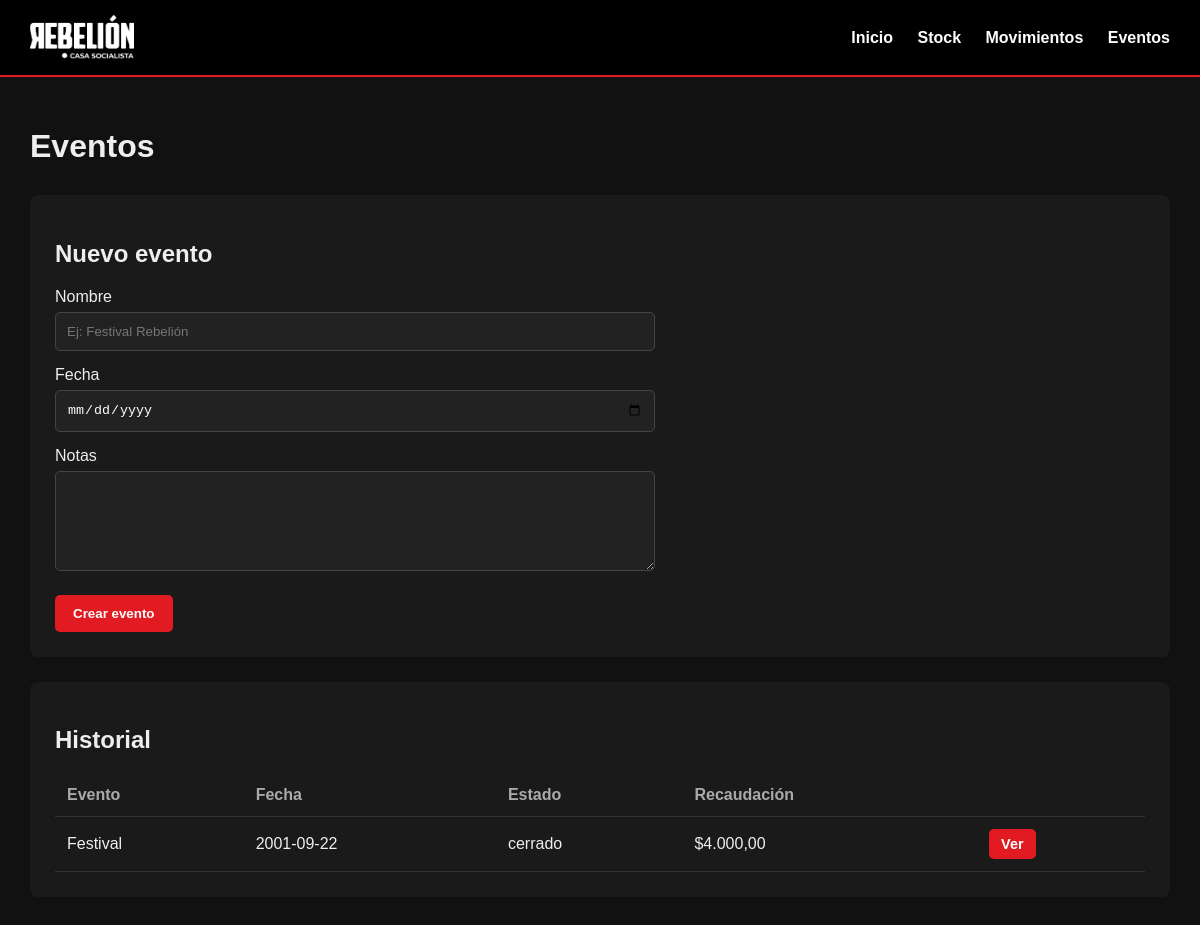
Before: /eventos with the older database file.
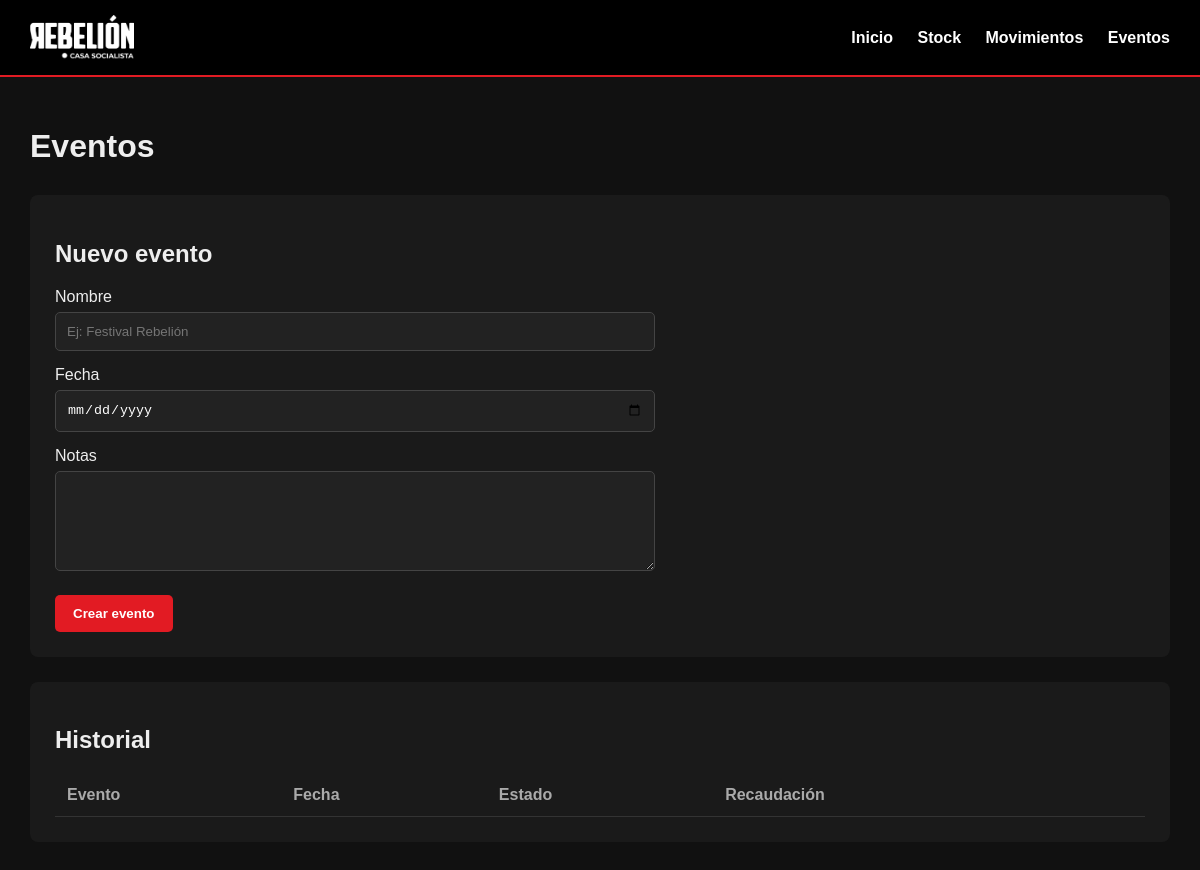
After: the same page with the newer database file.
### tables this page shows
CREATE TABLE eventos (
        id INTEGER PRIMARY KEY AUTOINCREMENT,
        nombre TEXT NOT NULL,
        fecha TEXT NOT NULL,
        estado TEXT NOT NULL DEFAULT 'abierto',
        notas TEXT DEFAULT ''
    );

### app.py (the view)
@app.route("/eventos")
def eventos():
    db=get_db()
    eventos=db.execute("""SELECT e.*,COALESCE(SUM(v.total),0) recaudacion
                          FROM eventos e LEFT JOIN ventas v ON v.evento_id=e.id
                          GROUP BY e.id ORDER BY e.fecha DESC,e.id DESC""").fetchall()
    db.close()
    return render_template("eventos.html",eventos=eventos)

### app.py (called while the page is built)
@app.template_filter("money")
def money(value):
    return f"${value:,.2f}".replace(",", "X").replace(".", ",").replace("X", ".")

### database.py (called while the page is built)
def get_db():
    conn = sqlite3.connect(DB_PATH)
    conn.row_factory = sqlite3.Row
    conn.execute("PRAGMA foreign_keys = ON")
    return conn

### templates/eventos.html
{% extends "base.html" %}{% block title %}Eventos{% endblock %}{% block content %}
<h1>Eventos</h1><div class="section"><h2>Nuevo evento</h2><form method="POST" action="{{url_for('nuevo_evento')}}" class="form">
<label>Nombre</label><input name="nombre" placeholder="Ej: Festival Rebelión" required>
<label>Fecha</label><input type="date" name="fecha" required><label>Notas</label><textarea name="notas"></textarea>
<button class="button">Crear evento</button></form></div>
<div class="section"><h2>Historial</h2><table><tr><th>Evento</th><th>Fecha</th><th>Estado</th><th>Recaudación</th><th></th></tr>
{% for e in eventos %}<tr><td>{{e["nombre"]}}</td><td>{{e["fecha"]}}</td><td>{{e["estado"]}}</td><td>{{e["recaudacion"]|money}}</td>
<td><a class="button small" href="{{url_for('evento',evento_id=e['id'])}}">Ver</a></td></tr>{% endfor %}</table></div>{% endblock %}

Changed rows visible on the page:
removed eventos: nombre "Festival", fecha "2001-09-22", estado "cerrado", recaudacion "$4.000,00"
